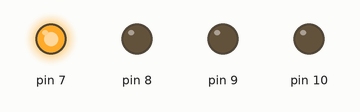
The sketch below on a simulated Arduino Uno, built with avr-gcc and run on an emulated ATmega328P. Parts: output pins drawn as LEDs (lit = HIGH).

Above: at 0.2 s.
At 1.2 s:
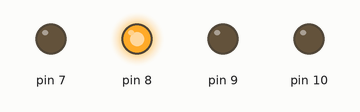
At 2.2 s:
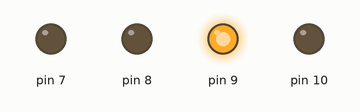
At 3.2 s:
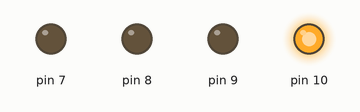
At 4.7 s:
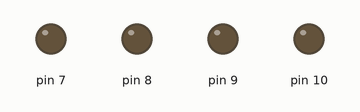
Timing chart, 0 to 5.2 s (numbered marks = the images above):
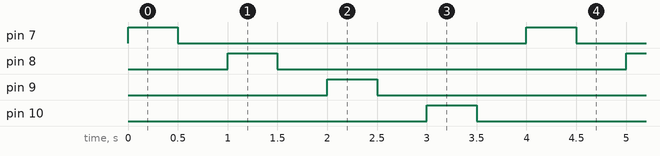

The sketch:

02C_Running_LED_For_Loop.ino
```cpp
void setup() {
  for(int led = 7; led <= 10; led++) pinMode(led, OUTPUT);
}

void loop() {
  for(int led = 7; led <= 10; led++){
    digitalWrite(led, HIGH);
    delay(500);
    digitalWrite(led, LOW);
    delay(500);
  }
}
```

Measured:
- by itself, pin 7–10: alternates HIGH for 0.50 s and LOW for 3.5 s
- by itself, everything shown: repeats every 4.0 s, in 8 steps
